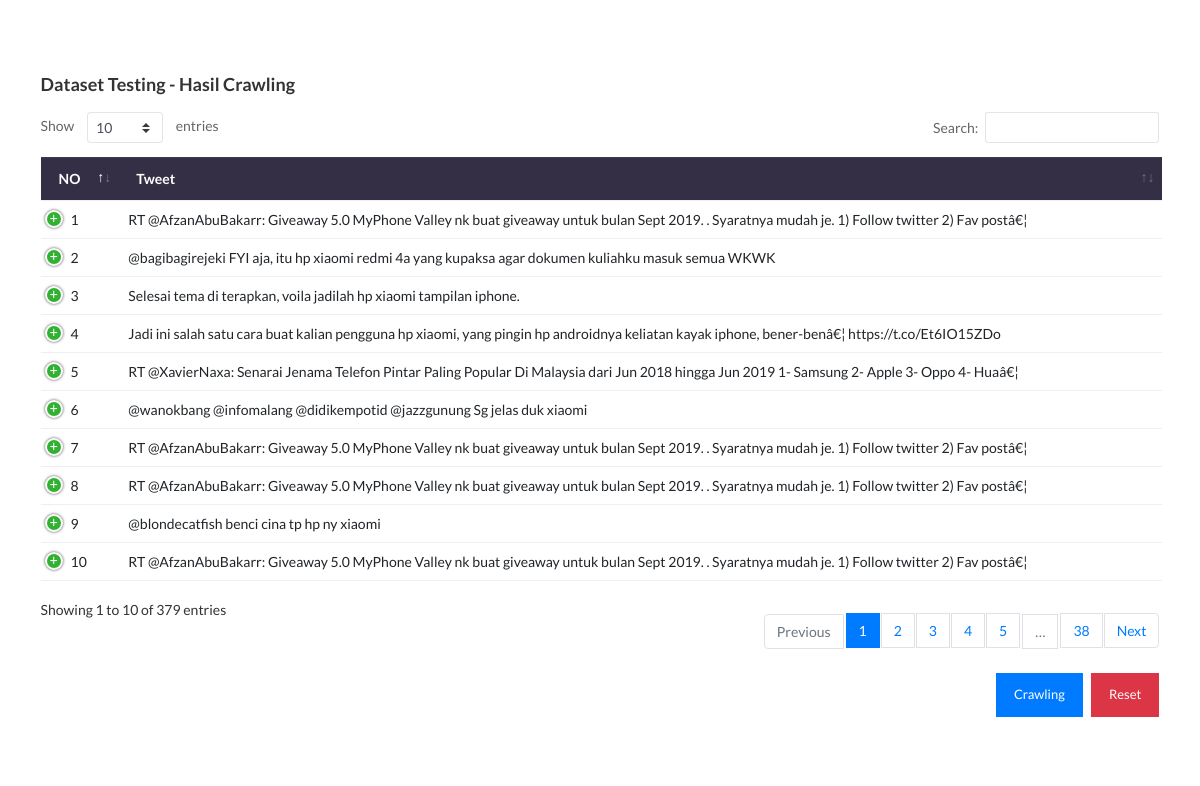
Screenshot of /testing/index.php with the database file from the repository.
### tables this page shows
CREATE TABLE `data_testing` (
  `id_training` int(100) NOT NULL,
  `username` varchar(100) NOT NULL,
  `tweet_text` varchar(200) NOT NULL,
  `tanggal` date NOT NULL,
  `tweet_preprocessing` varchar(200) NOT NULL,
  `prob_pos` varchar(100) NOT NULL,
  `prob_neg` varchar(100) NOT NULL,
  `prob_netral` varchar(100) NOT NULL,
  `sentimen` varchar(10) NOT NULL,
  `bobot_tfidf` varchar(10) NOT NULL
);

### testing/index.php (the view, shortened to what this page needs)
<?php
include "../class_lib.php";
 ?>
<!doctype html>
<html class="no-js" lang="en">
<head>
    <link rel="stylesheet" href="../assets/css/bootstrap.min.css">
    <link rel="stylesheet" href="../assets/css/font-awesome.min.css">
    <link rel="stylesheet" href="../assets/css/themify-icons.css">
    <link rel="stylesheet" href="../assets/css/metisMenu.css">
    <link rel="stylesheet" href="../assets/css/owl.carousel.min.css">
    <link rel="stylesheet" href="../assets/css/slicknav.min.css">
    <link rel="stylesheet" type="text/css" href="../assets/css/jquery.dataTables.css">
    <link rel="stylesheet" type="text/css" href="../assets/css/dataTables.bootstrap4.min.css">
    <link rel="stylesheet" type="text/css" href="../assets/css/responsive.bootstrap.min.css">
    <link rel="stylesheet" type="text/css" href="../assets/css/responsive.jqueryui.min.css">
    <link rel="stylesheet" href="../assets/css/typography.css">
    <link rel="stylesheet" href="../assets/css/default-css.css">
    <link rel="stylesheet" href="../assets/css/styles.css">
    <link rel="stylesheet" href="../assets/css/responsive.css">
</head>
<body>
<body>
    <div class="page-container">
    <div class="main-content-inner">
                <div class="row">
                    <div class="col-12 mt-5">
                        <div class="card">
                            <div class="card-body">
                                <h4 class="header-title">Dataset Testing - Hasil Crawling</h4>
                                 <div class="justify-content-between">
                                 <div class="data-tables">
                                    <table id="dataTable">
                                        <thead class="bg-light text-capitalize">
                                            <tr>
                                                <th>NO</th>
                                                <th>Tweet</th>
                                            </tr>
                                        </thead>
                                        <tbody>
  <?php
        $nomor = 1;
        $sql = mysqli_query($koneksi,"SELECT * FROM `data_testing`");
        while($data = mysqli_fetch_array($sql))
        {
        ?>
            <tr>
                <td><?php echo $nomor++; ?></td>
                <td><?php echo $data['tweet_text']; ?></td>
            </tr>
       <?php
        }
        ?>
                                        </tbody>
                                    </table>
                                </div>
                    <form action="" method="POST">
                    <div class=" pull-right"><br>
                    <input class="btn btn-flat btn-danger mb-3" name="reset" type="submit" value="Reset">
                    </div>
                    <div class=" pull-right"><br>     &nbsp;                 &nbsp;                  </div>
                    <div class=" pull-right"><br>
                    <input class="btn btn-flat btn-primary mb-3" name="crawling" type="submit" value="Crawling">
                    </div>
                    </form>
                </div>
        </div>
    </div>
</body>
</html>

### assets/css/styles.css (style rules this page uses)
.page-container { width: 100%; height: 100%; min-height: 100vh; padding-left: 240px; -webkit-transition: padding-left 0.3s ease 0s; transition: padding-left 0.3s ease 0s; }
.card { border: none; border-radius: 4px; background-color: #fff; -webkit-transition: all 0.3s ease 0s; transition: all 0.3s ease 0s; }
.card-body { padding: 25.6px; padding: 1.6rem; }
.main-content-inner { padding: 0 30px 50px; }
.header-title { font-family: 'Lato', sans-serif; font-size: 18px; font-weight: 600; letter-spacing: 0; color: #333; text-transform: capitalize; margin-bottom: 17px; }
tr:nth-child(even) { background-color: #eaeaea; }
tr:nth-child(odd) { background-color: #ffffff; }
th { background-color: #342F44; color: white; }
.btn { padding: 11px 17px; font-size: 13px; letter-spacing: 0; }
.btn-flat { border-radius: 0; }
table tr th { border-bottom: none; }
table tr th, table tr td { border-top: 1px solid rgba(120, 130, 140, 0.13) !important; }
table.dataTable.no-footer { border-bottom: 1px solid rgba(120, 130, 140, 0.13) !important; }
table.dataTable thead th, table.dataTable thead td { border-bottom-color: transparent; }

### assets/css/responsive.css (style rules this page uses)
@media (min-width: 1200px) and (max-width: 1364px) { .main-content-inner { padding: 0 15px 50px; } }
@media (min-width: 1200px) and (max-width: 1364px) { .page-container, .sbar_collapsed.page-container { padding-left: 0; } }

### rows the page displays
data_testing: tweet_text "RT @AfzanAbuBakarr: Giveaway 5.0 MyPhone Valley nk buat giveaway untuk bulan Sept 2019. . Syaratnya mudah je. 1) Follow twitter 2) Fav postâ€¦"
data_testing: tweet_text "@bagibagirejeki FYI aja, itu hp xiaomi redmi 4a yang kupaksa agar dokumen kuliahku masuk semua WKWK"
data_testing: tweet_text "Selesai tema di terapkan, voila jadilah hp xiaomi tampilan iphone."
data_testing: tweet_text "Jadi ini salah satu cara buat kalian pengguna hp xiaomi, yang pingin hp androidnya keliatan kayak iphone, bener-benâ€¦ https://t.co/Et6IO15ZDo"
data_testing: tweet_text "RT @XavierNaxa: Senarai Jenama Telefon Pintar Paling Popular Di Malaysia dari Jun 2018 hingga Jun 2019 1- Samsung 2- Apple 3- Oppo 4- Huaâ€¦"
data_testing: tweet_text "@wanokbang @infomalang @didikempotid @jazzgunung Sg jelas duk xiaomi"
data_testing: tweet_text "RT @AfzanAbuBakarr: Giveaway 5.0 MyPhone Valley nk buat giveaway untuk bulan Sept 2019. . Syaratnya mudah je. 1) Follow twitter 2) Fav postâ€¦"
data_testing: tweet_text "RT @AfzanAbuBakarr: Giveaway 5.0 MyPhone Valley nk buat giveaway untuk bulan Sept 2019. . Syaratnya mudah je. 1) Follow twitter 2) Fav postâ€¦"
data_testing: tweet_text "@blondecatfish benci cina tp hp ny xiaomi"
data_testing: tweet_text "RT @AfzanAbuBakarr: Giveaway 5.0 MyPhone Valley nk buat giveaway untuk bulan Sept 2019. . Syaratnya mudah je. 1) Follow twitter 2) Fav postâ€¦"
